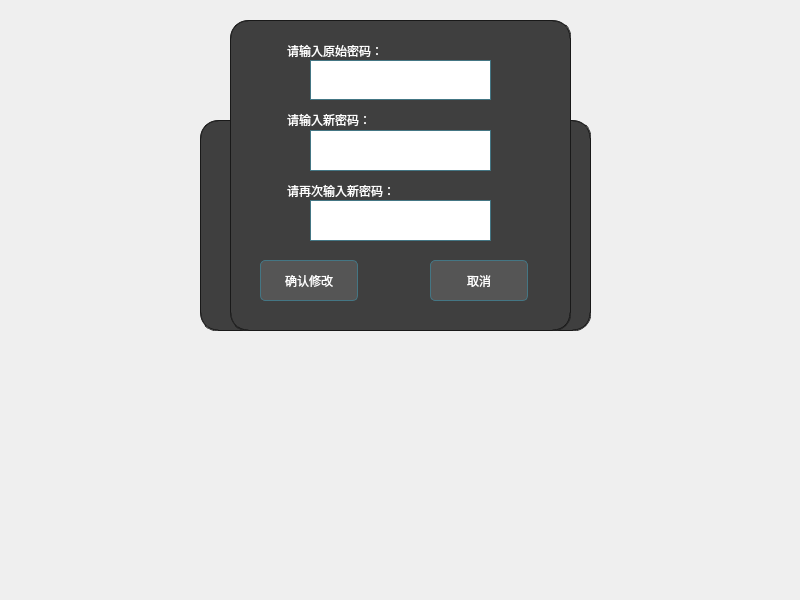
<?xml version="1.0" encoding="UTF-8"?>
<ui version="4.0">
 <class>PassWord</class>
 <widget class="QWidget" name="PassWord">
  <property name="geometry">
   <rect>
    <x>0</x>
    <y>0</y>
    <width>800</width>
    <height>600</height>
   </rect>
  </property>
  <property name="windowTitle">
   <string>Form</string>
  </property>
  <property name="styleSheet">
   <string notr="true">background: none;</string>
  </property>
  <widget class="QFrame" name="frame">
   <property name="geometry">
    <rect>
     <x>230</x>
     <y>20</y>
     <width>341</width>
     <height>311</height>
    </rect>
   </property>
   <property name="styleSheet">
    <string notr="true">QFrame{background-color: rgb(63, 63, 63);}
QFrame{border:1px groove #191919;}
QFrame{border-radius:18px;}
QFrame{padding:2px 4px;}

</string>
   </property>
   <property name="frameShape">
    <enum>QFrame::StyledPanel</enum>
   </property>
   <property name="frameShadow">
    <enum>QFrame::Raised</enum>
   </property>
   <widget class="QPushButton" name="MOK_Button">
    <property name="geometry">
     <rect>
      <x>30</x>
      <y>240</y>
      <width>98</width>
      <height>41</height>
     </rect>
    </property>
    <property name="styleSheet">
     <string notr="true">background-color: rgb(118, 118, 118);

 border-style: outset;
 border-width: 1px;
border-radius: 5px;
 border-color: #191919;
 color:white;
padding: 1px;
    border: 1px solid #447684;
background-color: rgb(85, 85, 85);</string>
    </property>
    <property name="text">
     <string>确认修改</string>
    </property>
   </widget>
   <widget class="QPushButton" name="MCancel_Button">
    <property name="geometry">
     <rect>
      <x>200</x>
      <y>240</y>
      <width>98</width>
      <height>41</height>
     </rect>
    </property>
    <property name="styleSheet">
     <string notr="true">border-style: outset;
 border-width: 1px;
border-radius: 5px;
 border-color: #191919;
 color:white;
padding: 1px;
border: 1px solid #447684;
background-color: rgb(85, 85, 85);</string>
    </property>
    <property name="text">
     <string>取消</string>
    </property>
   </widget>
   <widget class="QLabel" name="label_3">
    <property name="geometry">
     <rect>
      <x>50</x>
      <y>20</y>
      <width>221</width>
      <height>21</height>
     </rect>
    </property>
    <property name="styleSheet">
     <string notr="true">QFrame{border:none;}
QFrame{color: rgb(255, 255, 255);}
</string>
    </property>
    <property name="text">
     <string>请输入原始密码：</string>
    </property>
   </widget>
   <widget class="QLineEdit" name="PwdLineEdit_old">
    <property name="geometry">
     <rect>
      <x>80</x>
      <y>40</y>
      <width>181</width>
      <height>40</height>
     </rect>
    </property>
    <property name="focusPolicy">
     <enum>Qt::ClickFocus</enum>
    </property>
    <property name="styleSheet">
     <string notr="true">    border: 1px solid #447684;
    color:black;
</string>
    </property>
    <property name="inputMethodHints">
     <set>Qt::ImhDigitsOnly|Qt::ImhHiddenText|Qt::ImhNoAutoUppercase|Qt::ImhNoPredictiveText</set>
    </property>
    <property name="text">
     <string/>
    </property>
    <property name="echoMode">
     <enum>QLineEdit::Password</enum>
    </property>
   </widget>
   <widget class="QLineEdit" name="PwdLineEdit_new">
    <property name="geometry">
     <rect>
      <x>80</x>
      <y>110</y>
      <width>181</width>
      <height>41</height>
     </rect>
    </property>
    <property name="focusPolicy">
     <enum>Qt::ClickFocus</enum>
    </property>
    <property name="styleSheet">
     <string notr="true">    border: 1px solid #447684;
    color:black;
</string>
    </property>
    <property name="inputMethodHints">
     <set>Qt::ImhDigitsOnly|Qt::ImhHiddenText|Qt::ImhNoAutoUppercase|Qt::ImhNoPredictiveText</set>
    </property>
    <property name="text">
     <string/>
    </property>
    <property name="echoMode">
     <enum>QLineEdit::Password</enum>
    </property>
   </widget>
   <widget class="QLabel" name="label_4">
    <property name="geometry">
     <rect>
      <x>50</x>
      <y>90</y>
      <width>221</width>
      <height>20</height>
     </rect>
    </property>
    <property name="styleSheet">
     <string notr="true">QFrame{border:none;}
QFrame{color: rgb(255, 255, 255);}</string>
    </property>
    <property name="text">
     <string>请输入新密码：</string>
    </property>
   </widget>
   <widget class="QLabel" name="label_5">
    <property name="geometry">
     <rect>
      <x>50</x>
      <y>160</y>
      <width>221</width>
      <height>21</height>
     </rect>
    </property>
    <property name="styleSheet">
     <string notr="true">QFrame{border:none;}
QFrame{color: rgb(255, 255, 255);}</string>
    </property>
    <property name="text">
     <string>请再次输入新密码：</string>
    </property>
   </widget>
   <widget class="QLineEdit" name="PwdLineEdit_newc">
    <property name="geometry">
     <rect>
      <x>80</x>
      <y>180</y>
      <width>181</width>
      <height>41</height>
     </rect>
    </property>
    <property name="focusPolicy">
     <enum>Qt::ClickFocus</enum>
    </property>
    <property name="styleSheet">
     <string notr="true">    border: 1px solid #447684;
    color:black;
</string>
    </property>
    <property name="inputMethodHints">
     <set>Qt::ImhDigitsOnly|Qt::ImhHiddenText|Qt::ImhNoAutoUppercase|Qt::ImhNoPredictiveText</set>
    </property>
    <property name="text">
     <string/>
    </property>
    <property name="echoMode">
     <enum>QLineEdit::Password</enum>
    </property>
   </widget>
  </widget>
  <widget class="QFrame" name="frame_2">
   <property name="geometry">
    <rect>
     <x>200</x>
     <y>120</y>
     <width>391</width>
     <height>211</height>
    </rect>
   </property>
   <property name="styleSheet">
    <string notr="true">QFrame{background-color: rgb(63, 63, 63);}
QFrame{border:1px groove #191919;}
QFrame{border-radius:18px;}
QFrame{padding:2px 4px;}

</string>
   </property>
   <property name="frameShape">
    <enum>QFrame::StyledPanel</enum>
   </property>
   <property name="frameShadow">
    <enum>QFrame::Raised</enum>
   </property>
   <widget class="QPushButton" name="pushButton">
    <property name="geometry">
     <rect>
      <x>140</x>
      <y>136</y>
      <width>98</width>
      <height>41</height>
     </rect>
    </property>
    <property name="styleSheet">
     <string notr="true">background-color: rgb(118, 118, 118);

 border-style: outset;
 border-width: 1px;
border-radius: 5px;
 border-color: #191919;
 color:white;
padding: 1px;
    border: 1px solid #447684;
background-color: rgb(85, 85, 85);</string>
    </property>
    <property name="text">
     <string>确认</string>
    </property>
   </widget>
   <widget class="QLabel" name="label_6">
    <property name="geometry">
     <rect>
      <x>80</x>
      <y>40</y>
      <width>231</width>
      <height>71</height>
     </rect>
    </property>
    <property name="font">
     <font>
      <pointsize>15</pointsize>
     </font>
    </property>
    <property name="styleSheet">
     <string notr="true">QFrame{border:none;}
QFrame{color: rgb(255, 255, 255);}</string>
    </property>
    <property name="text">
     <string>当前操作模式是操作员，
无权限进行保存和修改。</string>
    </property>
   </widget>
  </widget>
  <widget class="QFrame" name="frame_3">
   <property name="geometry">
    <rect>
     <x>230</x>
     <y>150</y>
     <width>341</width>
     <height>180</height>
    </rect>
   </property>
   <property name="styleSheet">
    <string notr="true">QFrame{background-color: rgb(63, 63, 63);}
QFrame{border:1px groove #191919;}
QFrame{border-radius:18px;}
QFrame{padding:2px 4px;}

</string>
   </property>
   <property name="frameShape">
    <enum>QFrame::StyledPanel</enum>
   </property>
   <property name="frameShadow">
    <enum>QFrame::Raised</enum>
   </property>
   <widget class="QLabel" name="label_2">
    <property name="geometry">
     <rect>
      <x>30</x>
      <y>20</y>
      <width>221</width>
      <height>31</height>
     </rect>
    </property>
    <property name="styleSheet">
     <string notr="true">QFrame{border:none;}
QFrame{color: rgb(255, 255, 255);}
</string>
    </property>
    <property name="text">
     <string>请输入密码：</string>
    </property>
   </widget>
   <widget class="QLineEdit" name="PwdLineEdit">
    <property name="geometry">
     <rect>
      <x>80</x>
      <y>50</y>
      <width>191</width>
      <height>41</height>
     </rect>
    </property>
    <property name="focusPolicy">
     <enum>Qt::StrongFocus</enum>
    </property>
    <property name="styleSheet">
     <string notr="true">    border: 1px solid #447684;
    color:black;
</string>
    </property>
    <property name="inputMethodHints">
     <set>Qt::ImhDigitsOnly|Qt::ImhHiddenText|Qt::ImhNoAutoUppercase|Qt::ImhNoPredictiveText</set>
    </property>
    <property name="text">
     <string/>
    </property>
    <property name="echoMode">
     <enum>QLineEdit::Password</enum>
    </property>
   </widget>
   <widget class="QPushButton" name="Make_Button">
    <property name="geometry">
     <rect>
      <x>130</x>
      <y>110</y>
      <width>91</width>
      <height>41</height>
     </rect>
    </property>
    <property name="minimumSize">
     <size>
      <width>91</width>
      <height>41</height>
     </size>
    </property>
    <property name="maximumSize">
     <size>
      <width>91</width>
      <height>41</height>
     </size>
    </property>
    <property name="styleSheet">
     <string notr="true">background-color: rgb(118, 118, 118);

 border-style: outset;
 border-width: 1px;
border-radius: 5px;
 border-color: #191919;
 color:white;
padding: 1px;
    border: 1px solid #447684;
background-color: rgb(85, 85, 85);</string>
    </property>
    <property name="text">
     <string>修改密码</string>
    </property>
   </widget>
   <widget class="QPushButton" name="Ok_Button">
    <property name="geometry">
     <rect>
      <x>20</x>
      <y>110</y>
      <width>91</width>
      <height>41</height>
     </rect>
    </property>
    <property name="minimumSize">
     <size>
      <width>91</width>
      <height>41</height>
     </size>
    </property>
    <property name="maximumSize">
     <size>
      <width>41</width>
      <height>16777215</height>
     </size>
    </property>
    <property name="styleSheet">
     <string notr="true">background-color: rgb(118, 118, 118);

 border-style: outset;
 border-width: 1px;
border-radius: 5px;
 border-color: #191919;
 color:white;
padding: 1px;
    border: 1px solid #447684;
background-color: rgb(85, 85, 85);</string>
    </property>
    <property name="text">
     <string>确定</string>
    </property>
   </widget>
   <widget class="QPushButton" name="Cancle_Button">
    <property name="geometry">
     <rect>
      <x>240</x>
      <y>110</y>
      <width>91</width>
      <height>41</height>
     </rect>
    </property>
    <property name="minimumSize">
     <size>
      <width>91</width>
      <height>41</height>
     </size>
    </property>
    <property name="maximumSize">
     <size>
      <width>91</width>
      <height>41</height>
     </size>
    </property>
    <property name="styleSheet">
     <string notr="true">background-color: rgb(118, 118, 118);

 border-style: outset;
 border-width: 1px;
border-radius: 5px;
 border-color: #191919;
 color:white;
padding: 1px;
    border: 1px solid #447684;
background-color: rgb(85, 85, 85);</string>
    </property>
    <property name="text">
     <string>取消</string>
    </property>
   </widget>
  </widget>
  <zorder>frame_3</zorder>
  <zorder>frame_2</zorder>
  <zorder>frame</zorder>
 </widget>
 <tabstops>
  <tabstop>Cancle_Button</tabstop>
  <tabstop>MOK_Button</tabstop>
  <tabstop>Ok_Button</tabstop>
  <tabstop>PwdLineEdit</tabstop>
  <tabstop>pushButton</tabstop>
  <tabstop>MCancel_Button</tabstop>
  <tabstop>Make_Button</tabstop>
 </tabstops>
 <resources/>
 <connections/>
</ui>
